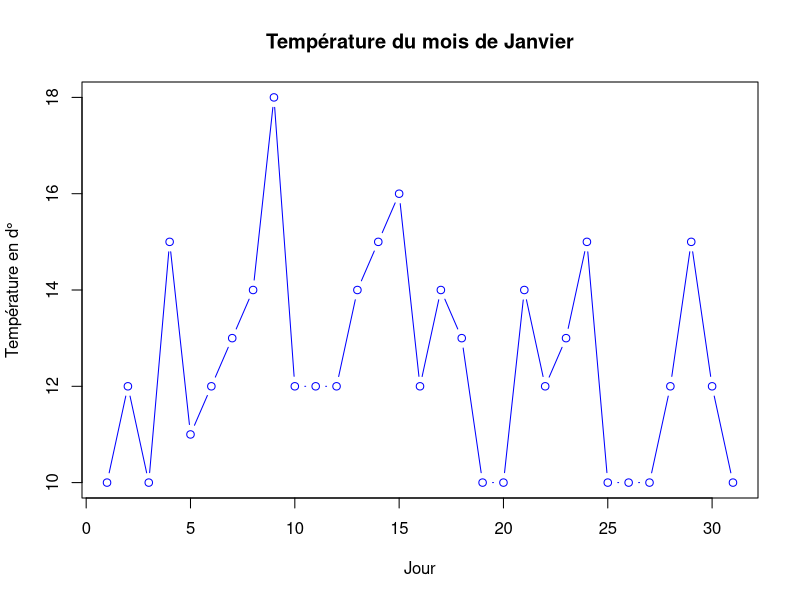

Reproduce this figure in R.
temperature.df<-data.frame(jour=1:31,temperature=c(10,12,10,15,11,12,13,14,18,12,
                                                   12,12,14,15,16,12,14,13,10,10,
                                                   14,12,13,15,10,10,10,12,15,12,
                                                   10))
temperature.df
mean(temperature.df$temperature)
plot(temperature.df$jour,temperature.df$temperature,type="b",
     xlab="Jour",
     ylab="Température en d°",
     main="Température du mois de Janvier",
     col="blue")
